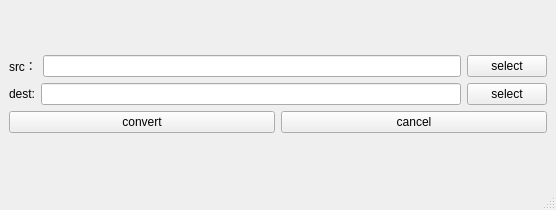
<?xml version="1.0" encoding="UTF-8"?>
<ui version="4.0">
 <class>MainWindow</class>
 <widget class="QMainWindow" name="MainWindow">
  <property name="geometry">
   <rect>
    <x>0</x>
    <y>0</y>
    <width>556</width>
    <height>210</height>
   </rect>
  </property>
  <property name="windowTitle">
   <string>convert language</string>
  </property>
  <widget class="QWidget" name="centralwidget">
   <layout class="QGridLayout" name="gridLayout_2">
    <item row="0" column="0">
     <layout class="QGridLayout" name="gridLayout">
      <item row="0" column="0">
       <layout class="QHBoxLayout" name="horizontalLayout">
        <item>
         <widget class="QLabel" name="label">
          <property name="text">
           <string>src：</string>
          </property>
         </widget>
        </item>
        <item>
         <widget class="QLineEdit" name="le_src"/>
        </item>
        <item>
         <widget class="QPushButton" name="btnsrc">
          <property name="text">
           <string>select</string>
          </property>
         </widget>
        </item>
       </layout>
      </item>
      <item row="1" column="0">
       <layout class="QHBoxLayout" name="horizontalLayout_2">
        <item>
         <widget class="QLabel" name="label_2">
          <property name="text">
           <string>dest:</string>
          </property>
         </widget>
        </item>
        <item>
         <widget class="QLineEdit" name="le_dest"/>
        </item>
        <item>
         <widget class="QPushButton" name="btndest">
          <property name="text">
           <string>select</string>
          </property>
         </widget>
        </item>
       </layout>
      </item>
      <item row="2" column="0">
       <layout class="QHBoxLayout" name="horizontalLayout_3">
        <item>
         <widget class="QPushButton" name="btnConvert">
          <property name="text">
           <string>convert</string>
          </property>
         </widget>
        </item>
        <item>
         <widget class="QPushButton" name="cancel">
          <property name="text">
           <string>cancel</string>
          </property>
         </widget>
        </item>
       </layout>
      </item>
     </layout>
    </item>
   </layout>
  </widget>
  <widget class="QMenuBar" name="menubar">
   <property name="geometry">
    <rect>
     <x>0</x>
     <y>0</y>
     <width>556</width>
     <height>23</height>
    </rect>
   </property>
  </widget>
  <widget class="QStatusBar" name="statusbar"/>
 </widget>
 <resources/>
 <connections/>
</ui>
